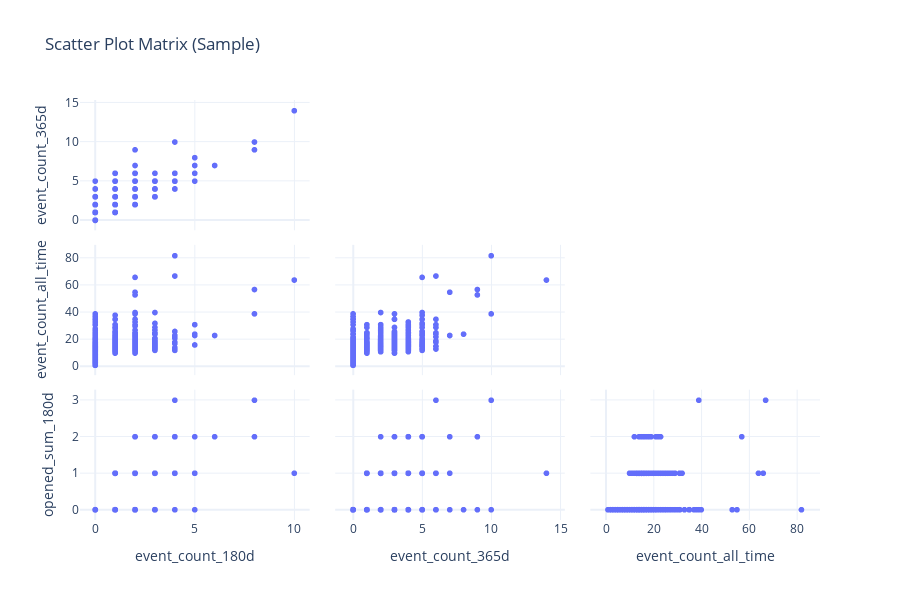

Write notebook code for a chart like this one.
### Markdown cell above
## 4.7 Scatter Plot Matrix (Sample)

Visual exploration of pairwise relationships between numeric features.

**📖 How to Read the Scatter Matrix:**
- **Diagonal**: Distribution of each feature (histogram or density)
- **Off-diagonal**: Scatter plot showing relationship between two features
- Each row/column represents one feature

**🔍 What to Look For:**

| Pattern | What It Means | Action |
|---------|--------------|--------|
| **Linear trend** (diagonal line of points) | Strong correlation | Check if redundant; may cause multicollinearity |
| **Curved pattern** | Non-linear relationship | Consider polynomial features or transformations |
| **Clusters/groups** | Natural segments in data | May benefit from segment-aware modeling |
| **Fan shape** (spreading out) | Heteroscedasticity | May need log transform or robust methods |
| **Random scatter** | No relationship | Features are independent |

**⚠️ Cautions:**
- Sample shown (max 1000 points) for performance - patterns may differ in full data
- Look for the same patterns in correlation matrix (section 4.2) to confirm

### Code cell
top_numeric = numeric_cols[:4] if len(numeric_cols) > 4 else numeric_cols

if len(top_numeric) >= 2:
    fig = charts.scatter_matrix(
        df[top_numeric].sample(min(1000, len(df))),
        title="Scatter Plot Matrix (Sample)"
    )
    display_figure(fig)

### Figure 1 — Plotly figure (JSON) as saved in the notebook; plotly's stock layout.template omitted (floating-point values rounded to 4 significant figures; data arrays with more than 128 entries replaced by an {"elided": "..."} marker saying what was removed)
{"data": [{"diagonal": {"visible": false}, "dimensions": [{"axis": {"matches": true}, "label": "event_count_180d", "values": {"elided": "1000 int values"}}, {"axis": {"matches": true}, "label": "event_count_365d", "values": {"elided": "1000 int values"}}, {"axis": {"matches": true}, "label": "event_count_all_time", "values": {"elided": "1000 int values"}}, {"axis": {"matches": true}, "label": "opened_sum_180d", "values": {"elided": "1000 int values"}}], "hovertemplate": "%{xaxis.title.text}=%{x}<br>%{yaxis.title.text}=%{y}<extra></extra>", "legendgroup": "", "marker": {"color": "#636efa", "symbol": "circle"}, "name": "", "showlegend": false, "showupperhalf": false, "type": "splom"}], "layout": {"autosize": true, "dragmode": "select", "height": 600, "legend": {"tracegroupgap": 0}, "title": {"text": "Scatter Plot Matrix (Sample)"}}}
